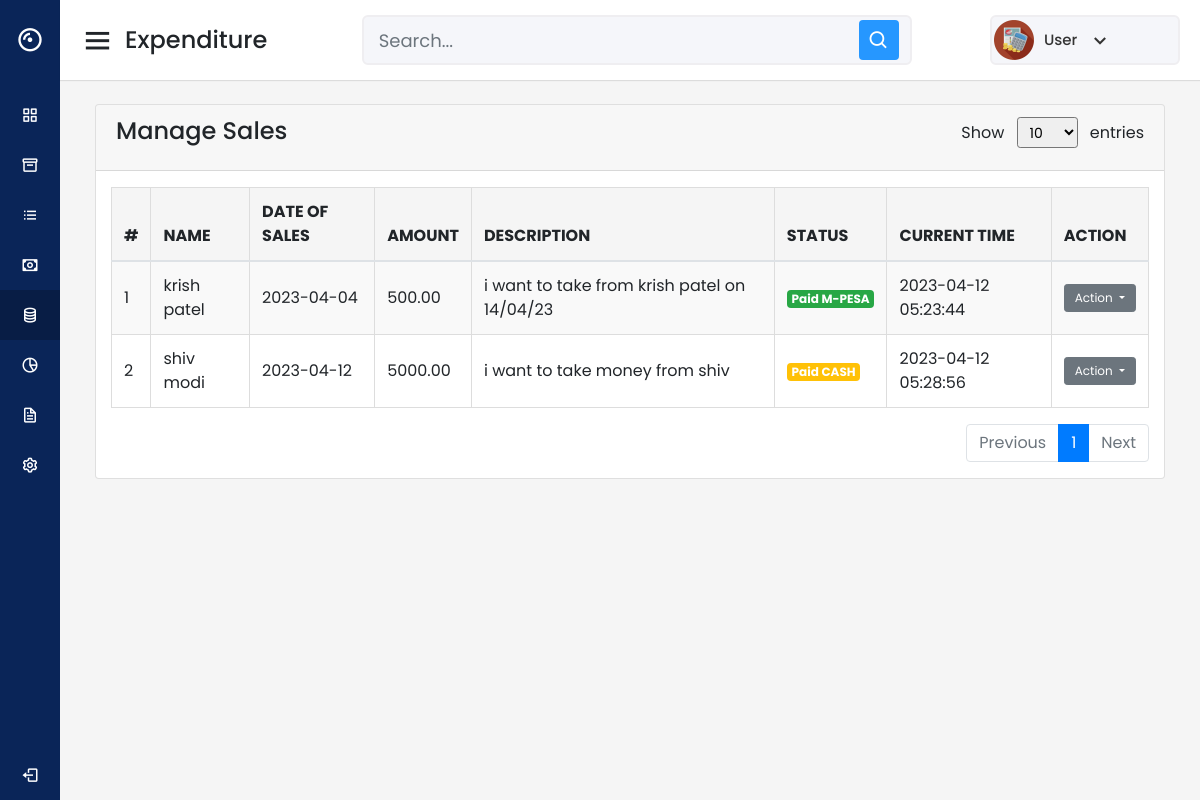
Page /includes/manage-lending.php (signed in) on the committed database.
### tables this page shows
CREATE TABLE `users` (
  `id` int(11) NOT NULL,
  `name` varchar(50) NOT NULL,
  `email` varchar(30) NOT NULL,
  `phone` varchar(15) NOT NULL,
  `password` varchar(255) NOT NULL,
  `verification_code` varchar(12) NOT NULL,
  `created_at` datetime DEFAULT current_timestamp()
);

CREATE TABLE `lending` (
  `id` int(11) UNSIGNED NOT NULL,
  `UserId` int(100) NOT NULL,
  `name` varchar(255) NOT NULL,
  `date_of_lending` date NOT NULL,
  `amount` decimal(10,2) NOT NULL,
  `description` varchar(250) DEFAULT NULL,
  `status` enum('pending','received') NOT NULL,
  `current_time` timestamp NOT NULL DEFAULT current_timestamp() ON UPDATE current_timestamp()
);

### includes/manage-lending.php (the view, shortened to what this page needs)
<?php
include('database.php');
if (strlen($_SESSION['detsuid']==0)) {
  header('location:logout.php');
  } else{
?>
<!DOCTYPE html>
<html lang="en" dir="ltr">
  <head>
    <link rel="stylesheet" href="css/style.css">
    <link href='https://unpkg.com/boxicons@2.0.7/css/boxicons.min.css' rel='stylesheet'>
    <link rel="stylesheet" href="https://cdnjs.cloudflare.com/ajax/libs/font-awesome/6.3.0/css/all.min.css">
     <link rel="stylesheet" href="https://cdn.jsdelivr.net/npm/bootstrap@4.0.0/dist/css/bootstrap.min.css">
     <link rel="stylesheet" href="https://cdnjs.cloudflare.com/ajax/libs/font-awesome/5.15.3/css/all.min.css" />
   </head>
<body>
  <div class="sidebar">
  <div class="logo-details">
      <i class='bx bx-album'></i>
      <span class="logo_name">Expenditure</span>
    </div>
      <ul class="nav-links">
        <li>
          <a href="home.php" >
            <i class='bx bx-grid-alt' ></i>
            <span class="links_name">Dashboard</span>
          </a>
        </li>
        <li>
          <a href="add-expenses.php" >
            <i class='bx bx-box' ></i>
            <span class="links_name">Expenses</span>
          </a>
        </li>
       <li>
          <a href="manage-expenses.php">
            <i class='bx bx-list-ul' ></i>
            <span class="links_name">Manage List</span>
          </a>
        </li>
        <li>
          <a href="lending.php">
          <i class='bx bx-money'></i>
            <span class="links_name">Sales</span>
          </a>
        </li>
        <li>
          <a href="#" class="active">
          <i class='bx bx-coin-stack'></i>
         <span class="links_name">Manage Sales</span>
          </a>
        </li>
        <li>
          <a href="analytics.php" >
            <i class='bx bx-pie-chart-alt-2' ></i>
            <span class="links_name">Analytics</span>
          </a>
        </li>
        <li>
          <a href="report.php">
          <i class="bx bx-file"></i>
            <span class="links_name">Report</span>
          </a>
        </li>
        <li>
        <a href="user_profile.php">
            <i class='bx bx-cog' ></i>
            <span class="links_name">Setting</span>
          </a>
        </li>
        <li class="log_out">
        <a href="logout.php">
            <i class='bx bx-log-out'></i>
            <span class="links_name">Log out</span>
          </a>
        </li>
      </ul>
  </div>
  <section class="home-section">
    <nav>
    <div class="sidebar-button">
        <i class='bx bx-menu sidebarBtn'></i>
        <span class="dashboard">Expenditure</span>
      </div>
      <div class="search-box">
        <input input type="text" id="search-input" class="form-control form-control-sm mx-2" placeholder="Search...">
        <i class='bx bx-search' ></i>
</div>
<?php
$uid=$_SESSION['detsuid'];
$ret=mysqli_query($db,"select name  from users where id='$uid'");
$row=mysqli_fetch_array($ret);
$name=$row['name'];
?>
<div class="profile-details">
  <img src="images/maex.png" alt="">
  <span class="admin_name"><?php echo $name; ?></span>
  <i class='bx bx-chevron-down' id='profile-options-toggle'></i>
</div>
    </nav>
   <div class="home-content">
    <div class="overview-boxes">
    <div class="col-sm-10 col-sm-offset-3 col-lg-12 col-lg-offset-2 main">
    <div class="row">
        <div class="col-lg-12">
            <div class="panel panel-default">
                <div class="card">
                    <div class="card-header">
                        <div class="row">
                            <div class="col-md-6">
                                <h4 class="card-title">Manage Sales</h4>
                            </div>
                            <div class="col-md-6 text-right">
  <label>Show
    <select class="form-control-sm mx-2" id="select-entries">
      <option value="10">10</option>
    </select>
    entries
  </label>
</div>
                        </div>
                    </div>
                    <div class="panel-body">
                        <div class="col-md-12">
                            <div class="table-responsive">
                                <table class="table table-striped table-bordered table-hover">
                                    <thead>
                                    <tr>
                                    <th>#</th>
                                    <th>Name</th>
                                    <th>Date of Sales</th>
                                    <th>Amount</th>
                                    <th>Description</th>
                                    <th>Status</th>
                                    <th>Current Time</th>
                                    <th>Action</th>
                                </tr>
                                    </thead>
                                    <tbody>
                                        <?php
                                        $userid=$_SESSION['detsuid'];
                                        $limit = isset($_GET['limit']) ? $_GET['limit'] : 10;
                                        $page = isset($_GET['page']) ? $_GET['page'] : 1;
                                        $offset = ($page - 1) * $limit;
                                        $ret=mysqli_query($db,"select * from lending where UserId='$userid' LIMIT $limit OFFSET $offset");
                                        $cnt = $offset + 1;
                                        while ($row=mysqli_fetch_array($ret)) {
                                        ?>
                                            <tr>
                                                <td><?php echo $cnt;?></td>
                                                <td><?php echo $row["name"];?></td>
                                                <td><?php echo $row["date_of_lending"];?></td>
                                                <td><?php echo $row["amount"];?></td>
                                                <td><?php echo $row["description"];?></td>
                                                <td><?php  if ($row["status"] == "received") {
                                                echo '</i> <span class="badge bg-success text-white">Paid M-PESA</span>';
                                                } else {
                                                echo '<span class="badge bg-warning text-white">Paid CASH</span>';
                                                }?>
                                                </td>
                                                <td><?php echo $row["current_time"];?></td>
                                            <td>
                                          <div class="dropdown">
                                            <button class="btn btn-secondary btn-sm dropdown-toggle" type="button" id="dropdownMenuButton<?php echo $row['id']; ?>" data-toggle="dropdown" aria-haspopup="true" aria-expanded="false">
                                              Action
                                            </button>
                                          </div>
                                              </td>
                                            </tr>
                                        <?php
                                        $cnt++;
                                        }?>
                                    </tbody>
                                </table>
                            </div>
                            <?php
                            $result = mysqli_query($db, "SELECT COUNT(ID) as total FROM lending ");
                            $data = mysqli_fetch_assoc($result);
                            $total_pages = ceil($data['total'] / $limit);
                            ?>
                            <ul class="pagination justify-content-end">
                                <li class="page-item <?php if($page <= 1){ echo 'disabled'; } ?>">
                                                              <a class="page-link"
                          href="<?php if($page <= 1){ echo '#'; } else { echo "?page=".($page - 1)."&limit=$limit"; } ?>"
                          >Previous</a>
                          </li>
                          <?php for($i = 1; $i <= $total_pages; $i++): ?>
                          <li class="page-item <?php if($page == $i) echo 'active'; ?>">
                          <a class="page-link" href="<?php echo "?page=$i&limit=$limit"; ?>"><?php echo $i; ?></a>
                          </li>
                          <?php endfor; ?>
                          <li class="page-item <?php if($page >= $total_pages) echo 'disabled'; ?>">
                          <a class="page-link"
                          href="<?php if($page >= $total_pages) { echo '#'; } else { echo "?page=".($page + 1)."&limit=$limit"; } ?>"
                          >Next</a>
                          </li>
                          </ul>
                          </div>
                          </div>
                          </div>
                          </div>
                          </div>
                          </div>
                          </div>
      </div>
    </div>
  </section>
<?php }?>

### includes/css/style.css (style rules this page uses)
* { margin: 0; padding: 0; box-sizing: border-box; font-family: 'Poppins', sans-serif; }
.sidebar { position: fixed; height: 100%; width: 240px; background: #0A2558; transition: all 0.5s ease; }
.sidebar .logo-details { height: 80px; display: flex; align-items: center; }
.sidebar .logo-details i { font-size: 28px; font-weight: 500; color: #fff; min-width: 60px; text-align: center }
.sidebar .logo-details .logo_name { color: #fff; font-size: 24px; font-weight: 500; }
.sidebar .nav-links { margin-top: 10px; }
.sidebar .nav-links li { position: relative; list-style: none; height: 50px; }
.sidebar .nav-links li a { height: 100%; width: 100%; display: flex; align-items: center; text-decoration: none; transition: all 0.4s ease; }
.sidebar .nav-links li a.active { background: #081D45; }
.sidebar .nav-links li i { min-width: 60px; text-align: center; font-size: 18px; color: #fff; }
.sidebar .nav-links li a .links_name { color: #fff; font-size: 15px; font-weight: 400; white-space: nowrap; }
.sidebar .nav-links .log_out { position: absolute; bottom: 0; width: 100%; }
.home-section { position: relative; background: #f5f5f5; min-height: 100vh; width: calc(100% - 240px); left: 240px; transition: all 0.5s ease; }
.home-section nav { display: flex; justify-content: space-between; height: 80px; background: #fff; display: flex; align-items: center; position: fixed; width: calc(100% - 240px); left: 240px; z-index: 100; padding: 0 20px; box-shadow: 0 1px 1px rgba(0, 0, 0, 0.1); transition: all 0.5s ease; }
.home-section nav .sidebar-button { display: flex; align-items: center; font-size: 24px; font-weight: 500; }
nav .sidebar-button i { font-size: 35px; margin-right: 10px; }
.home-section nav .search-box { position: relative; height: 50px; max-width: 550px; width: 100%; margin: 0 20px; }
nav .search-box input { height: 100%; width: 100%; outline: none; background: #F5F6FA; border: 2px solid #EFEEF1; border-radius: 6px; font-size: 18px; padding: 0 15px; }
nav .search-box .bx-search { position: absolute; height: 40px; width: 40px; background: #2697FF; right: 5px; top: 50%; transform: translateY(-50%); border-radius: 4px; line-height: 40px; text-align: center; color: #fff; font-size: 22px; transition: all 0.4 ease; }
.home-section nav .profile-details { display: flex; align-items: center; background: #F5F6FA; border: 2px solid #EFEEF1; border-radius: 6px; height: 50px; min-width: 190px; padding: 0 15px 0 2px; }
nav .profile-details img { height: 40px; width: 40px; border-radius: 6px; object-fit: cover; }
nav .profile-details .admin_name { font-size: 15px; font-weight: 500; color: #333; margin: 0 10px; white-space: nowrap; }
nav .profile-details i { font-size: 25px; color: #333; }
.home-section .home-content { position: relative; padding-top: 104px; }
.home-content .overview-boxes { display: flex; align-items: center; justify-content: space-between; flex-wrap: wrap; padding: 0 20px; margin-bottom: 26px; }
@media (max-width: 1240px) { .sidebar { width: 60px; } }
@media (max-width: 1240px) { .home-section { width: calc(100% - 60px); left: 60px; } }
@media (max-width: 1240px) { .home-section nav { width: calc(100% - 60px); left: 60px; } }

### includes/manage-lending.php (style rules this page uses)
.form-control { border-radius: 3px; border: 1px solid #ccc; }
.table th, .table td { vertical-align: middle; }
.table th { background-color: #f5f5f5; border-color: #ddd; font-weight: bold; text-transform: uppercase; }
.table td { border-color: #ddd; }
.table-striped tbody tr:nth-of-type(odd) { background-color: #f9f9f9; }
.btn-sm { font-size: 12px; padding: 4px 10px; }

### rows in the picture
users: name "User"
lending: name "krish patel", date_of_lending "2023-04-04", amount "500.00", description "i want to take from krish patel on 14/04/23", status "Paid M-PESA", current_time "2023-04-12 05:23:44"
lending: name "shiv modi", date_of_lending "2023-04-12", amount "5000.00", description "i want to take money from shiv", status "Paid CASH", current_time "2023-04-12 05:28:56"
